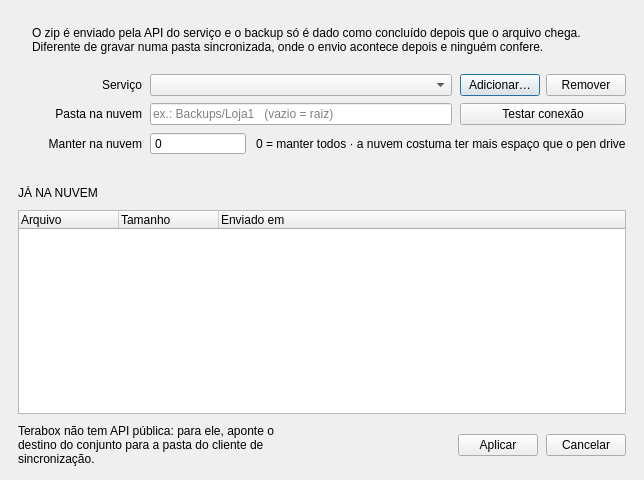
<?xml version="1.0" encoding="UTF-8"?>
<ui version="4.0">
 <class>CloudDialog</class>
 <widget class="QDialog" name="CloudDialog">
  <property name="geometry">
   <rect><x>0</x><y>0</y><width>640</width><height>480</height></rect>
  </property>
  <property name="windowTitle"><string>Envio à nuvem</string></property>
  <property name="modal"><bool>true</bool></property>
  <layout class="QVBoxLayout" name="rootLayout">
   <property name="leftMargin"><number>18</number></property>
   <property name="topMargin"><number>16</number></property>
   <property name="rightMargin"><number>18</number></property>
   <property name="bottomMargin"><number>14</number></property>
   <property name="spacing"><number>10</number></property>

   <item>
    <widget class="QFrame" name="ruleBox">
     <property name="role" stdset="0"><string notr="true">rule</string></property>
     <layout class="QVBoxLayout" name="ruleLayout">
      <property name="leftMargin"><number>14</number></property>
      <property name="topMargin"><number>10</number></property>
      <property name="rightMargin"><number>14</number></property>
      <property name="bottomMargin"><number>10</number></property>
      <item>
       <widget class="QLabel" name="lblIntro">
        <property name="wordWrap"><bool>true</bool></property>
        <property name="text"><string>O zip é enviado pela API do serviço e o backup só é dado como concluído depois que o arquivo chega. Diferente de gravar numa pasta sincronizada, onde o envio acontece depois e ninguém confere.</string></property>
       </widget>
      </item>
     </layout>
    </widget>
   </item>

   <item>
    <layout class="QGridLayout" name="gridCloud">
     <property name="horizontalSpacing"><number>8</number></property>
     <property name="verticalSpacing"><number>7</number></property>

     <item row="0" column="0">
      <widget class="QLabel" name="lblRemote">
       <property name="role" stdset="0"><string notr="true">field</string></property>
       <property name="minimumSize"><size><width>124</width><height>0</height></size></property>
       <property name="maximumSize"><size><width>124</width><height>16777215</height></size></property>
       <property name="alignment"><set>Qt::AlignRight|Qt::AlignTrailing|Qt::AlignVCenter</set></property>
       <property name="text"><string>Serviço</string></property>
      </widget>
     </item>
     <item row="0" column="1">
      <widget class="QComboBox" name="comboRemote"/>
     </item>
     <item row="0" column="2">
      <layout class="QHBoxLayout" name="remoteActionsLayout">
       <property name="spacing"><number>6</number></property>
       <item>
        <widget class="QPushButton" name="btnConfigure">
         <property name="text"><string>Adicionar…</string></property>
         <property name="toolTip"><string>Cadastra um serviço novo, com login pelo navegador.</string></property>
        </widget>
       </item>
       <item>
        <widget class="QPushButton" name="btnRemove">
         <property name="text"><string>Remover</string></property>
         <property name="toolTip"><string>Apaga o serviço escolhido do rclone.</string></property>
        </widget>
       </item>
      </layout>
     </item>

     <item row="1" column="0">
      <widget class="QLabel" name="lblPath">
       <property name="role" stdset="0"><string notr="true">field</string></property>
       <property name="minimumSize"><size><width>124</width><height>0</height></size></property>
       <property name="maximumSize"><size><width>124</width><height>16777215</height></size></property>
       <property name="alignment"><set>Qt::AlignRight|Qt::AlignTrailing|Qt::AlignVCenter</set></property>
       <property name="text"><string>Pasta na nuvem</string></property>
      </widget>
     </item>
     <item row="1" column="1">
      <widget class="QLineEdit" name="editPath">
       <property name="mono" stdset="0"><string notr="true">true</string></property>
       <property name="placeholderText"><string>ex.: Backups/Loja1   (vazio = raiz)</string></property>
      </widget>
     </item>
     <item row="1" column="2">
      <widget class="QPushButton" name="btnTest">
       <property name="text"><string>Testar conexão</string></property>
      </widget>
     </item>

     <item row="2" column="0">
      <widget class="QLabel" name="lblKeep">
       <property name="role" stdset="0"><string notr="true">field</string></property>
       <property name="minimumSize"><size><width>124</width><height>0</height></size></property>
       <property name="maximumSize"><size><width>124</width><height>16777215</height></size></property>
       <property name="alignment"><set>Qt::AlignRight|Qt::AlignTrailing|Qt::AlignVCenter</set></property>
       <property name="text"><string>Manter na nuvem</string></property>
      </widget>
     </item>
     <item row="2" column="1" colspan="2">
      <layout class="QHBoxLayout" name="keepLayout">
       <property name="spacing"><number>10</number></property>
       <item>
        <widget class="QSpinBox" name="spinKeep">
         <property name="minimumSize"><size><width>96</width><height>0</height></size></property>
         <property name="maximumSize"><size><width>96</width><height>16777215</height></size></property>
         <property name="buttonSymbols"><enum>QAbstractSpinBox::ButtonSymbols::NoButtons</enum></property>
         <property name="maximum"><number>999</number></property>
        </widget>
       </item>
       <item>
        <widget class="QLabel" name="lblKeepNote">
         <property name="role" stdset="0"><string notr="true">hint</string></property>
         <property name="text"><string>0 = manter todos · a nuvem costuma ter mais espaço que o pen drive</string></property>
        </widget>
       </item>
       <item>
        <spacer name="keepSpacer">
         <property name="orientation"><enum>Qt::Orientation::Horizontal</enum></property>
         <property name="sizeHint" stdset="0"><size><width>1</width><height>0</height></size></property>
        </spacer>
       </item>
      </layout>
     </item>

     <item row="3" column="1" colspan="2">
      <widget class="QLabel" name="lblStatus">
       <property name="role" stdset="0"><string notr="true">hint</string></property>
       <property name="wordWrap"><bool>true</bool></property>
       <property name="text"><string/></property>
      </widget>
     </item>
    </layout>
   </item>

   <item>
    <widget class="QLabel" name="lblFilesHeader">
     <property name="role" stdset="0"><string notr="true">section</string></property>
     <property name="text"><string>JÁ NA NUVEM</string></property>
    </widget>
   </item>
   <item>
    <widget class="QTreeWidget" name="listing">
     <property name="rootIsDecorated"><bool>false</bool></property>
     <column><property name="text"><string>Arquivo</string></property></column>
     <column><property name="text"><string>Tamanho</string></property></column>
     <column><property name="text"><string>Enviado em</string></property></column>
    </widget>
   </item>

   <item>
    <layout class="QHBoxLayout" name="actionsLayout">
     <property name="spacing"><number>8</number></property>
     <item>
      <widget class="QLabel" name="lblTerabox">
       <property name="role" stdset="0"><string notr="true">hint</string></property>
       <property name="wordWrap"><bool>true</bool></property>
       <property name="text"><string>Terabox não tem API pública: para ele, aponte o destino do conjunto para a pasta do cliente de sincronização.</string></property>
      </widget>
     </item>
     <item>
      <spacer name="actionsSpacer">
       <property name="orientation"><enum>Qt::Orientation::Horizontal</enum></property>
       <property name="sizeHint" stdset="0"><size><width>1</width><height>0</height></size></property>
      </spacer>
     </item>
     <item>
      <widget class="QPushButton" name="btnOk">
       <property name="role" stdset="0"><string notr="true">accent</string></property>
       <property name="text"><string>Aplicar</string></property>
      </widget>
     </item>
     <item>
      <widget class="QPushButton" name="btnCancel">
       <property name="text"><string>Cancelar</string></property>
      </widget>
     </item>
    </layout>
   </item>
  </layout>
 </widget>
 <resources/>
 <connections/>
</ui>
